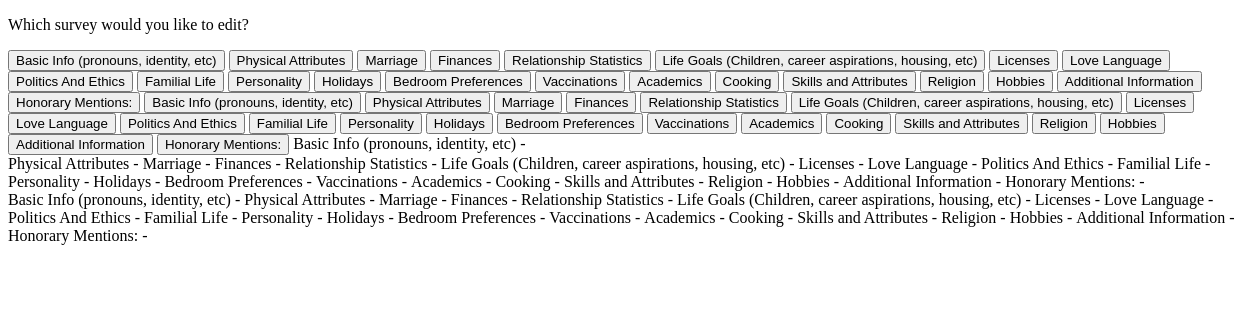
/select_survey_to_edit.php (signed in), run on the app's committed database.
### tables this page shows
CREATE TABLE IF NOT EXISTS  survey_tb(survey_ID INTEGER AUTO_INCREMENT PRIMARY KEY, surveyTopic TINYTEXT);

### select_survey_to_edit.php (the view, shortened to what this page needs)
<?php
$DATABASE_HOST = 'localhost';
$DATABASE_USER = 'root';
$DATABASE_PASS = '';
$DATABASE_NAME = 'fusion_flirt_db';
$con = mysqli_connect($DATABASE_HOST, $DATABASE_USER, $DATABASE_PASS, $DATABASE_NAME);
?>
<!DOCTYPE html>
<html>
    <head>
		<link href="popup.css" rel="stylesheet">
    <form action=".php" method="post">
        <p> Which survey would you like to edit?</p>
        <?php
        if ($stmt = $con->prepare('SELECT survey_ID, surveyTopic FROM survey_tb')) {
            $stmt->execute();
            $result = $stmt->get_result();
            foreach ($result as $row){
            ?><button name="survey" type="submit" value="<?php echo $row['survey_ID'] ?>">
            <?php echo $row['surveyTopic'] ?>
            </button>
            <?php
            }
            foreach ($result as $row) {
                $surveyID = $row['survey_ID'];
                ?>
                <div class="popup" onclick="myFunction<?php echo $surveyID ?>()">
                    <?php echo $row['surveyTopic'] ?> -
                </div>
                <?php
            }
        }?>
    </form>
</html>

### popup.css (style rules this page uses)
.popup { position: relative; display: inline-block; cursor: pointer; }

### data on the page
survey_tb: $row['survey_ID'] 1 (drawn), surveyTopic "Basic Info (pronouns, identity, etc)"
survey_tb: $row['survey_ID'] 2 (drawn), surveyTopic "Physical Attributes"
survey_tb: $row['survey_ID'] 3 (drawn), surveyTopic "Marriage"
survey_tb: $row['survey_ID'] 4 (drawn), surveyTopic "Finances"
survey_tb: $row['survey_ID'] 5 (drawn), surveyTopic "Relationship Statistics"
survey_tb: $row['survey_ID'] 6 (drawn), surveyTopic "Life Goals (Children, career aspirations, housing, etc)"
survey_tb: $row['survey_ID'] 7 (drawn), surveyTopic "Licenses"
survey_tb: $row['survey_ID'] 8 (drawn), surveyTopic "Love Language"
survey_tb: $row['survey_ID'] 9 (drawn), surveyTopic "Politics And Ethics"
survey_tb: $row['survey_ID'] 10 (drawn), surveyTopic "Familial Life"
survey_tb: $row['survey_ID'] 11 (drawn), surveyTopic "Personality"
survey_tb: $row['survey_ID'] 12 (drawn), surveyTopic "Holidays"
survey_tb: $row['survey_ID'] 13 (drawn), surveyTopic "Bedroom Preferences"
survey_tb: $row['survey_ID'] 14 (drawn), surveyTopic "Vaccinations"
survey_tb: $row['survey_ID'] 15 (drawn), surveyTopic "Academics"
survey_tb: $row['survey_ID'] 16 (drawn), surveyTopic "Cooking"
survey_tb: $row['survey_ID'] 17 (drawn), surveyTopic "Skills and Attributes"
survey_tb: $row['survey_ID'] 18 (drawn), surveyTopic "Religion"
survey_tb: $row['survey_ID'] 19 (drawn), surveyTopic "Hobbies"
survey_tb: $row['survey_ID'] 20 (drawn), surveyTopic "Additional Information"
survey_tb: $row['survey_ID'] 21 (drawn), surveyTopic "Honorary Mentions:"
survey_tb: $row['survey_ID'] 22 (drawn), surveyTopic "Basic Info (pronouns, identity, etc)"
survey_tb: $row['survey_ID'] 23 (drawn), surveyTopic "Physical Attributes"
survey_tb: $row['survey_ID'] 24 (drawn), surveyTopic "Marriage"
survey_tb: $row['survey_ID'] 25 (drawn), surveyTopic "Finances"
survey_tb: $row['survey_ID'] 26 (drawn), surveyTopic "Relationship Statistics"
survey_tb: $row['survey_ID'] 27 (drawn), surveyTopic "Life Goals (Children, career aspirations, housing, etc)"
survey_tb: $row['survey_ID'] 28 (drawn), surveyTopic "Licenses"
survey_tb: $row['survey_ID'] 29 (drawn), surveyTopic "Love Language"
survey_tb: $row['survey_ID'] 30 (drawn), surveyTopic "Politics And Ethics"
survey_tb: $row['survey_ID'] 31 (drawn), surveyTopic "Familial Life"
survey_tb: $row['survey_ID'] 32 (drawn), surveyTopic "Personality"
survey_tb: $row['survey_ID'] 33 (drawn), surveyTopic "Holidays"
survey_tb: $row['survey_ID'] 34 (drawn), surveyTopic "Bedroom Preferences"
survey_tb: $row['survey_ID'] 35 (drawn), surveyTopic "Vaccinations"
survey_tb: $row['survey_ID'] 36 (drawn), surveyTopic "Academics"
survey_tb: $row['survey_ID'] 37 (drawn), surveyTopic "Cooking"
survey_tb: $row['survey_ID'] 38 (drawn), surveyTopic "Skills and Attributes"
survey_tb: $row['survey_ID'] 39 (drawn), surveyTopic "Religion"
survey_tb: $row['survey_ID'] 40 (drawn), surveyTopic "Hobbies"
survey_tb: $row['survey_ID'] 41 (drawn), surveyTopic "Additional Information"
survey_tb: $row['survey_ID'] 42 (drawn), surveyTopic "Honorary Mentions:"
